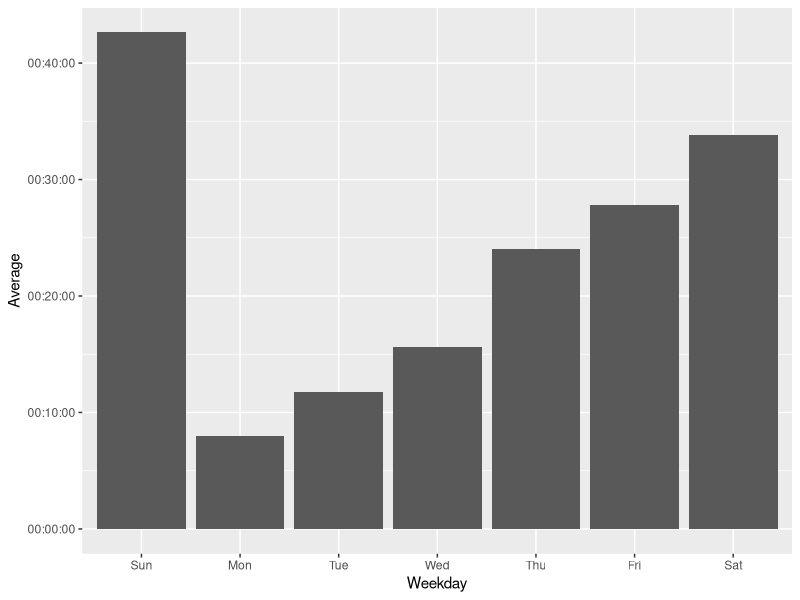
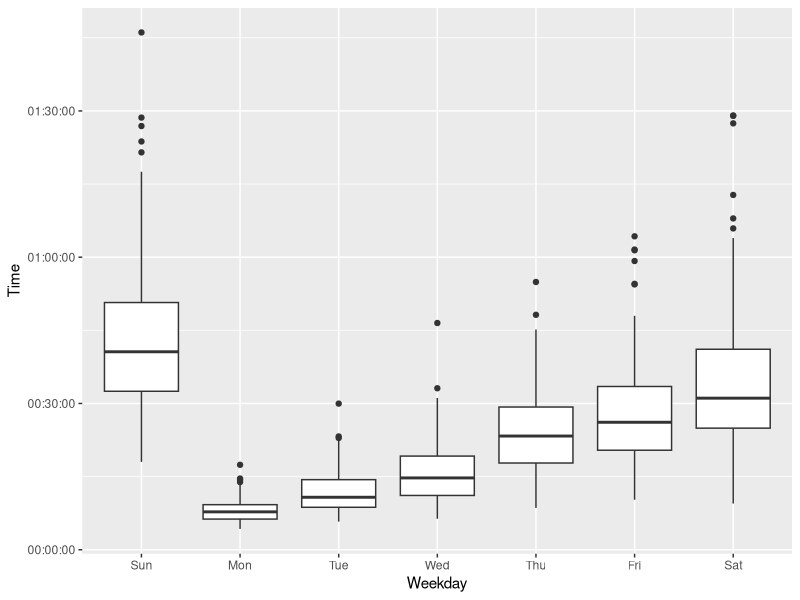
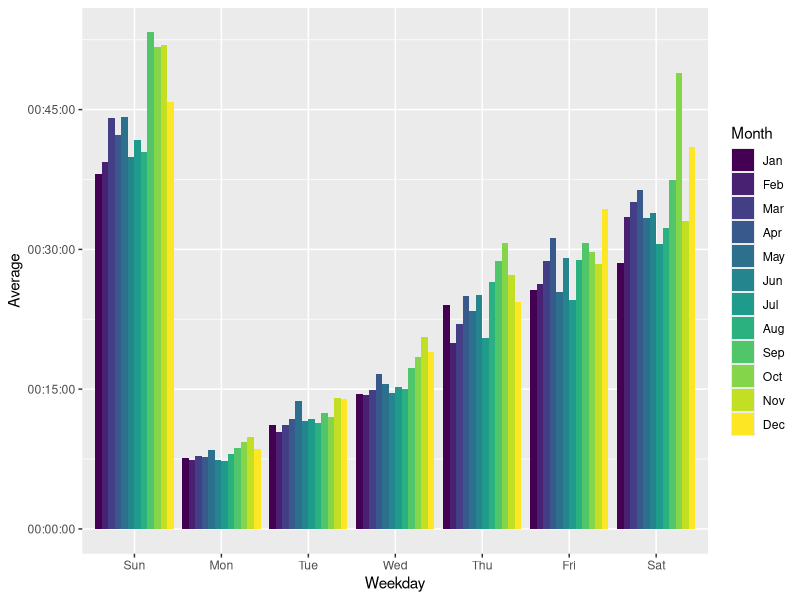
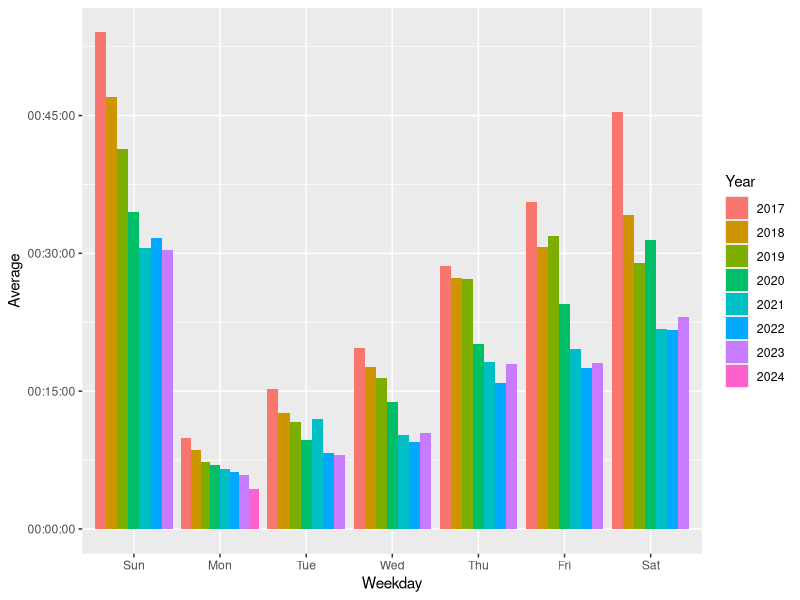
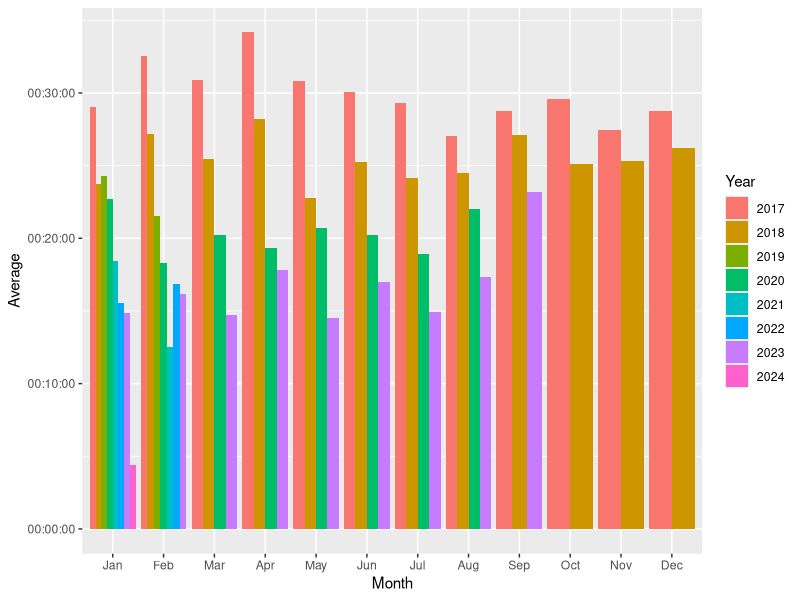
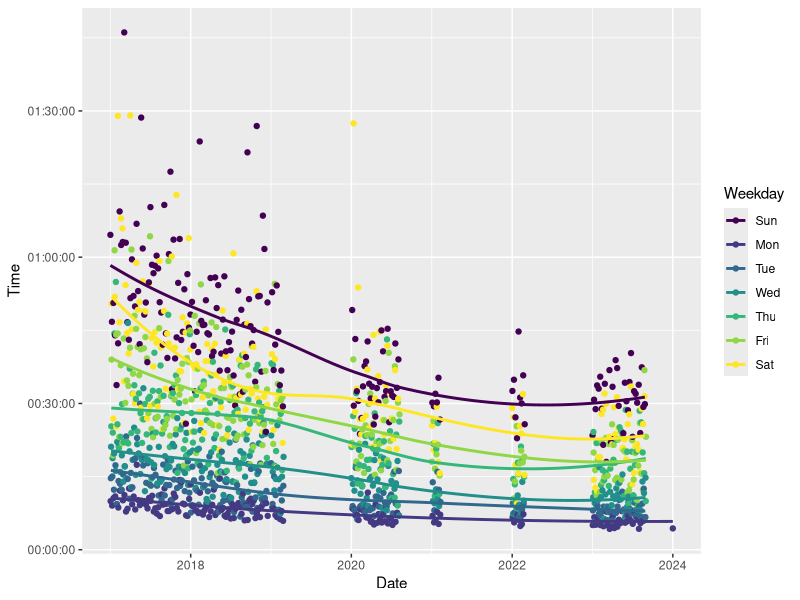

The R source for these figures, in order:
## ---- chunk 1
knitr::opts_chunk$set(echo = TRUE)
## ---- chunk 2
library(lubridate)
library(tidyverse)
## ---- chunk 3
# TODO: Figure out why col_time() stopped working.
colspec <- cols(
  Date = col_date(format = ""),
  Time = col_character()
)

times_for_2017 <- read_csv(file = "2017.csv", col_types = colspec)
times_for_2018 <- read_csv(file = "2018.csv", col_types = colspec)
times_for_2019 <- read_csv(file = "2019.csv", col_types = colspec)
times_for_2020 <- read_csv(file = "2020.csv", col_types = colspec)
times_for_2021 <- read_csv(file = "2021.csv", col_types = colspec)
times_for_2022 <- read_csv(file = "2022.csv", col_types = colspec)
times_for_2023 <- read_csv(file = "2023.csv", col_types = colspec)
times_for_2024 <- read_csv(file = "2024.csv", col_types = colspec)

completion_times <- rbind(
    times_for_2017,
    times_for_2018,
    times_for_2019,
    times_for_2020,
    times_for_2021,
    times_for_2022,
    times_for_2023,
    times_for_2024
  ) %>%
  mutate(
    Weekday = wday(Date, label = TRUE),
    Month = month(Date, label = TRUE),
    Year = year(Date),
    Time = parse_time(Time)
  )
## ---- chunk 4
completion_times %>%
  select(Date, Weekday, Time) %>%
  tail(n = 8)
## ---- chunk 5
times_by_day <- completion_times %>%
  group_by(Weekday) %>%
  summarise(
    Average = hms::as.hms(round(mean(Time))),
    Fastest = hms::as.hms(min(Time)),
    Slowest = hms::as.hms(max(Time))
  )

times_by_day
## ---- chunk 6
ggplot(times_by_day) +
  geom_bar(
    mapping = aes(x = Weekday, y = Average),
    stat = "identity"
  )
## ---- chunk 7
ggplot(completion_times) +
  geom_boxplot(
    mapping = aes(x = Weekday, y = Time)
  )
## ---- chunk 8
completion_times %>%
  group_by(Weekday) %>%
  summarise(
    "85th" = hms::as.hms(round(quantile(Time, probs = 0.85))),
    "75th" = hms::as.hms(round(quantile(Time, probs = 0.75))),
    "50th" = hms::as.hms(round(quantile(Time, probs = 0.5))),
    "25th" = hms::as.hms(round(quantile(Time, probs = 0.25)))
  )
## ---- chunk 9
times_by_month <- completion_times %>%
  group_by(Month, Weekday) %>%
  summarise(
    Average = hms::as.hms(round(mean(Time)))
  )

ggplot(times_by_month) +
  geom_bar(
    mapping = aes(x = Weekday, y = Average, fill = Month),
    position = "dodge",
    stat = "identity"
  )
## ---- chunk 10
times_by_weekday_year <- completion_times %>%
  group_by(Weekday, Year) %>%
  summarise(Average = hms::as.hms(round(mean(Time))))

times_by_weekday_year$Year <- factor(times_by_weekday_year$Year)

ggplot(times_by_weekday_year) +
  geom_bar(
    mapping = aes(x = Weekday, y = Average, fill = Year),
    position = "dodge",
    stat = "identity"
  )
## ---- chunk 11
times_by_month_year <- completion_times %>%
  group_by(Month, Year) %>%
  summarise(Average = hms::as.hms(round(mean(Time))))

times_by_month_year$Year <- factor(times_by_month_year$Year)

ggplot(times_by_month_year) +
  geom_bar(
    mapping = aes(x = Month, y = Average, fill = Year),
    position = "dodge",
    stat = "identity"
  )
## ---- chunk 12
ggplot(completion_times, mapping = aes(x = Date, y = Time, color = Weekday)) +
  geom_point() +
  geom_smooth(se = FALSE)
